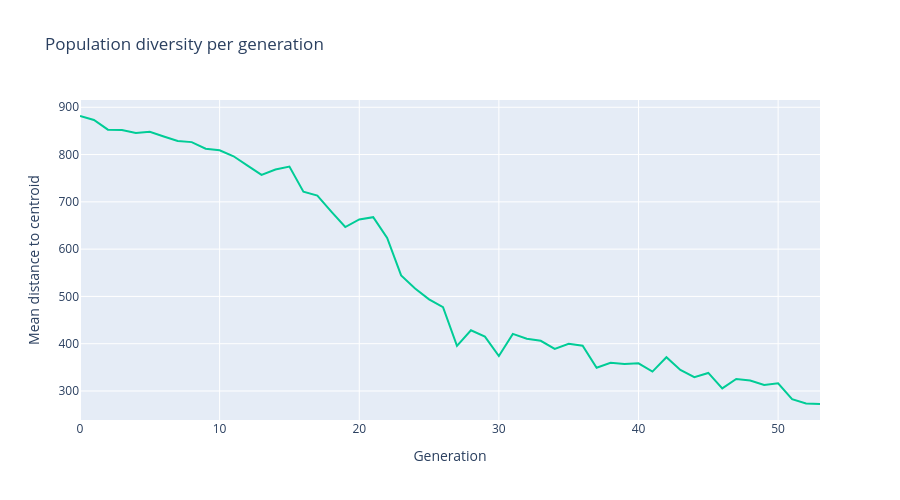

The notebook cell saved with this chart:
### Code cell
get_diversity_per_gen(data)

### Figure 1 — Plotly figure (JSON) as saved in the notebook; plotly's stock layout.template omitted (floating-point values rounded to 4 significant figures)
{"data": [{"line": {"color": "rgba(0, 204, 150, 1.0)", "width": 2}, "mode": "lines", "name": "Diversity (mean dist to centroid)", "type": "scatter", "x": [0, 1, 2, 3, 4, 5, 6, 7, 8, 9, 10, 11, 12, 13, 14, 15, 16, 17, 18, 19, 20, 21, 22, 23, 24, 25, 26, 27, 28, 29, 30, 31, 32, 33, 34, 35, 36, 37, 38, 39, 40, 41, 42, 43, 44, 45, 46, 47, 48, 49, 50, 51, 52, 53], "y": [881.5, 873.0, 852.7, 852.1, 845.4, 848.3, 838.2, 828.8, 826.3, 812.4, 808.9, 796.3, 776.6, 757.1, 768.5, 774.6, 721.6, 713.1, 679.4, 646.8, 662.9, 667.5, 623.9, 544.4, 516.8, 493.9, 477.1, 395.4, 428.4, 414.9, 374.0, 420.7, 410.6, 406.1, 389.1, 399.7, 395.7, 349.2, 359.7, 357.2, 358.6, 341.0, 371.3, 344.4, 329.2, 338.2, 305.6, 325.3, 322.2, 312.6, 316.4, 282.6, 273.7, 272.5]}], "layout": {"height": 500, "hovermode": "x unified", "title": {"text": "Population diversity per generation"}, "width": 900, "xaxis": {"title": {"text": "Generation"}}, "yaxis": {"title": {"text": "Mean distance to centroid"}}}}
